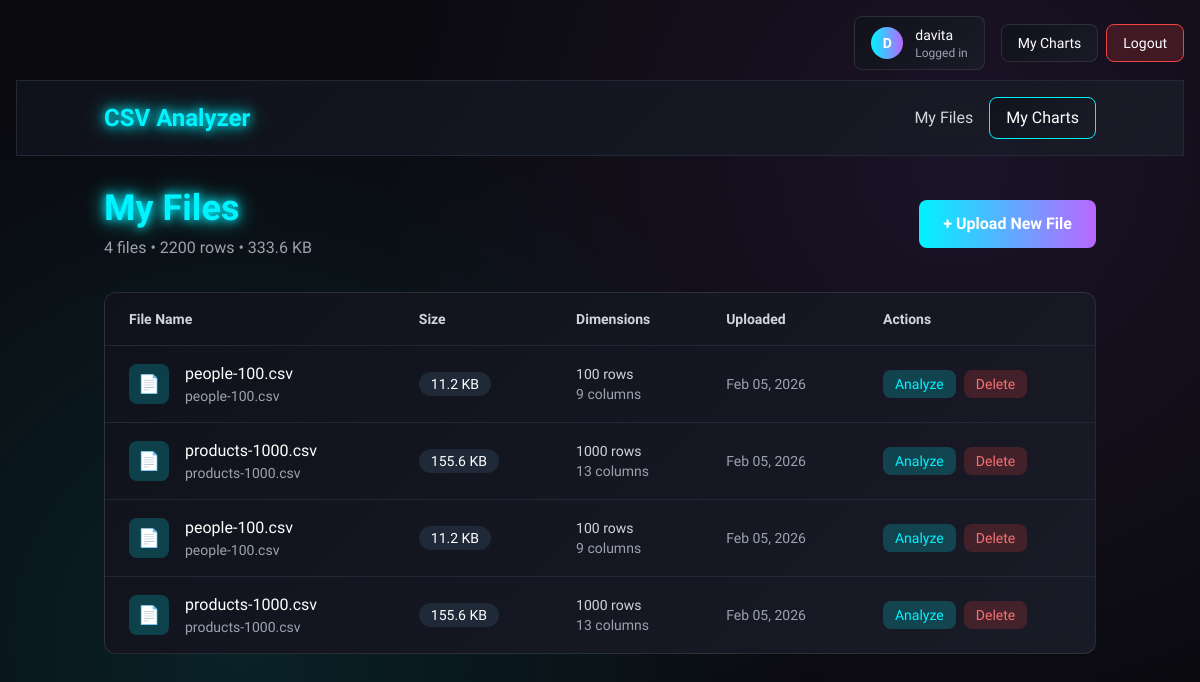
Page /my-files/ (signed in) on the committed database.
### app1/models.py (models this page shows, shortened)
class CSVFile(models.Model):
    user = models.ForeignKey(User, on_delete=models.CASCADE, null=True, blank=True)
    name = models.CharField(max_length=255)
    original_filename = models.CharField(max_length=255)
    file = models.FileField(upload_to='csv_files/')
    uploaded_at = models.DateTimeField(auto_now_add=True)
    size = models.IntegerField()
    rows = models.IntegerField(default=0)
    columns = models.IntegerField(default=0)
    column_types = models.JSONField(default=dict)

### app1/views.py (the view)
# urls.py: path('my-files/', views.my_files, name='my_files'),
@login_required
def my_files(request):
    files = CSVFile.objects.filter(user=request.user).order_by('-uploaded_at')
    context = {
        'files': files,
        'total_files': files.count(),
        'total_rows': sum(f.rows for f in files),
        'total_size': sum(f.size for f in files),
    }
    return render(request, 'my_files.html', context)

### app1/templates/my_files.html (shortened to what this page needs)
{% extends 'base.html' %}
{% block content %}
<div class="min-h-screen relative">
    <nav class="gradient-bg border-b border-gray-800">
        <div class="container mx-auto px-4 py-4">
            <div class="flex justify-between items-center">
                <a href="/" class="text-2xl font-bold neon-text" style="color: var(--neon-blue);">CSV Analyzer</a>
                <div class="flex items-center space-x-4">
                    <span class="text-gray-300">My Files</span>
                    <a href="{% url 'my_charts' %}"
                       class="px-4 py-2 gradient-bg border border-neon-blue rounded-lg hover:border-neon-blue transition-all duration-300">
                        My Charts
                    </a>
                </div>
            </div>
        </div>
    </nav>
    <div class="container mx-auto px-4 py-8">
        <div class="flex justify-between items-center mb-8">
            <div>
                <h1 class="text-4xl font-bold mb-2 neon-text" style="color: var(--neon-blue);">My Files</h1>
                <p class="text-gray-400">
                    {{ total_files }} file{{ total_files|pluralize }} •
                    {{ total_rows|floatformat:0 }} rows •
                    {{ total_size|filesizeformat }}
                </p>
            </div>
            <div class="flex space-x-3">
                <a href="/"
                   class="px-6 py-3 bg-gradient-to-r from-neon-blue to-neon-purple rounded-lg font-bold hover:scale-105 transition-transform duration-300">
                    + Upload New File
                </a>
            </div>
        </div>
        {% if files %}
        <div class="gradient-bg rounded-xl overflow-hidden">
            <div class="overflow-x-auto">
                <table class="w-full">
                    <thead>
                        <tr class="border-b border-gray-800">
                            <th class="px-6 py-4 text-left text-sm font-semibold text-gray-300">File Name</th>
                            <th class="px-6 py-4 text-left text-sm font-semibold text-gray-300">Size</th>
                            <th class="px-6 py-4 text-left text-sm font-semibold text-gray-300">Dimensions</th>
                            <th class="px-6 py-4 text-left text-sm font-semibold text-gray-300">Uploaded</th>
                            <th class="px-6 py-4 text-left text-sm font-semibold text-gray-300">Actions</th>
                        </tr>
                    </thead>
                    <tbody class="divide-y divide-gray-800">
                        {% for file in files %}
                        <tr class="hover:bg-gray-800/50 transition-colors duration-200">
                            <td class="px-6 py-4">
                                <div class="flex items-center">
                                    <div class="w-10 h-10 rounded-lg bg-neon-blue/20 flex items-center justify-center mr-4">
                                        <span class="text-lg">📄</span>
                                    </div>
                                    <div>
                                        <div class="font-medium">{{ file.name }}</div>
                                        <div class="text-sm text-gray-400">{{ file.original_filename }}</div>
                                    </div>
                                </div>
                            </td>
                            <td class="px-6 py-4">
                                <span class="px-3 py-1 bg-gray-800 rounded-full text-sm">
                                    {{ file.size|filesizeformat }}
                                </span>
                            </td>
                            <td class="px-6 py-4">
                                <div class="text-sm">
                                    <div class="text-gray-300">{{ file.rows }} rows</div>
                                    <div class="text-gray-400">{{ file.columns }} columns</div>
                                </div>
                            </td>
                            <td class="px-6 py-4">
                                <div class="text-sm text-gray-400">
                                    {{ file.uploaded_at|date:"M d, Y" }}
                                </div>
                            </td>
                            <td class="px-6 py-4">
                                <div class="flex space-x-2">
                                    <a href="{% url 'analyze' file.analysissession_set.first.id %}"
                                       class="px-3 py-1 bg-neon-blue/20 text-neon-blue rounded-lg text-sm hover:bg-neon-blue/30 transition-colors">
                                        Analyze
                                    </a>
                                    <button onclick="showDeleteFileModal({{ file.id }}, '{{ file.name|escapejs }}')"
                                            class="px-3 py-1 bg-red-500/20 text-red-400 rounded-lg text-sm hover:bg-red-500/30 transition-colors">
                                        Delete
                                    </button>
                                </div>
                            </td>
                        </tr>
                        {% endfor %}
                    </tbody>
                </table>
            </div>
        </div>
        {% endif %}
    </div>
</div>
{% endblock %}

### app1/templates/base.html (shortened to what this page needs)
<!DOCTYPE html>
<html lang="en">
<head>
    <script src="https://cdn.tailwindcss.com/3.4.0"></script>
</head>
<body>
    <div class="fixed top-4 right-4 z-40">
        {% if user.is_authenticated %}
        <div class="flex items-center space-x-4">
            <div class="gradient-bg rounded-lg px-4 py-2 flex items-center space-x-3">
                <div class="w-8 h-8 rounded-full bg-gradient-to-r from-neon-blue to-neon-purple flex items-center justify-center">
                    <span class="text-sm font-bold">{{ user.username|first|upper }}</span>
                </div>
                <div class="hidden md:block">
                    <div class="text-sm font-medium">{{ user.username }}</div>
                    <div class="text-xs text-gray-400">Logged in</div>
                </div>
            </div>
            <div class="flex space-x-2">
                <a href="{% url 'my_charts' %}"
                   class="px-4 py-2 gradient-bg rounded-lg text-sm hover:scale-105 transition-transform duration-300 no-select">
                    My Charts
                </a>
                <a href="{% url 'logout' %}"
                   class="px-4 py-2 bg-red-500/20 border border-red-500 rounded-lg text-sm hover:bg-red-500/30 transition-colors no-select">
                    Logout
                </a>
            </div>
        </div>
        {% endif %}
    </div>
    <div class="matrix-bg" id="matrixCanvas"></div>
    <main class="relative z-10 pt-20 pb-10 px-4 min-h-screen">
        {% block content %}{% endblock %}
    </main>
</body>
</html>

### app1/templates/base.html (style rules this page uses)
:root { --neon-blue: #00f3ff; --neon-purple: #b967ff; --neon-pink: #ff00ff; --dark-bg: #0a0a0f; --card-bg: rgba(16, 18, 27, 0.8); }
* { margin: 0; padding: 0; box-sizing: border-box; }
body { font-family: 'Exo 2', 'Exo 2', sans-serif; background-color: var(--dark-bg); color: white; min-height: 100vh; overflow-x: hidden; background-image: radial-gradient(circle at 20% 80%, rgba(0, 243, 255, 0.1) 0%, transparent 50%), radial-gradient(circle at 80% 20%, rgba(185, 103, 255, 0.1) 0%, transparent 50%); }
.neon-text { text-shadow: 0 0 10px currentColor, 0 0 20px currentColor; }
.gradient-bg { background: linear-gradient(135deg, rgba(16, 18, 27, 0.95) 0%, rgba(26, 28, 40, 0.95) 100%); backdrop-filter: blur(10px); border: 1px solid rgba(255, 255, 255, 0.1); }
.matrix-bg { position: fixed; top: 0; left: 0; width: 100%; height: 100%; z-index: -1; opacity: 0.05; pointer-events: none; }
.no-select { user-select: none; }

### rows in the picture
CSVFile: name "people-100.csv", original_filename "people-100.csv", size|filesizeformat "11.2 KB", rows "100", columns "9", uploaded_at "Feb 05, 2026"
CSVFile: name "products-1000.csv", original_filename "products-1000.csv", size|filesizeformat "155.6 KB", rows "1000", columns "13", uploaded_at "Feb 05, 2026"
CSVFile: name "people-100.csv", original_filename "people-100.csv", size|filesizeformat "11.2 KB", rows "100", columns "9", uploaded_at "Feb 05, 2026"
CSVFile: name "products-1000.csv", original_filename "products-1000.csv", size|filesizeformat "155.6 KB", rows "1000", columns "13", uploaded_at "Feb 05, 2026"

### other values in the picture
{{ user.username|first|upper }} "D"
{{ user.username }} "davita"
{{ total_files }} "4"
{{ total_rows|floatformat:0 }} "2200"
{{ total_size|filesizeformat }} "333.6 KB"
